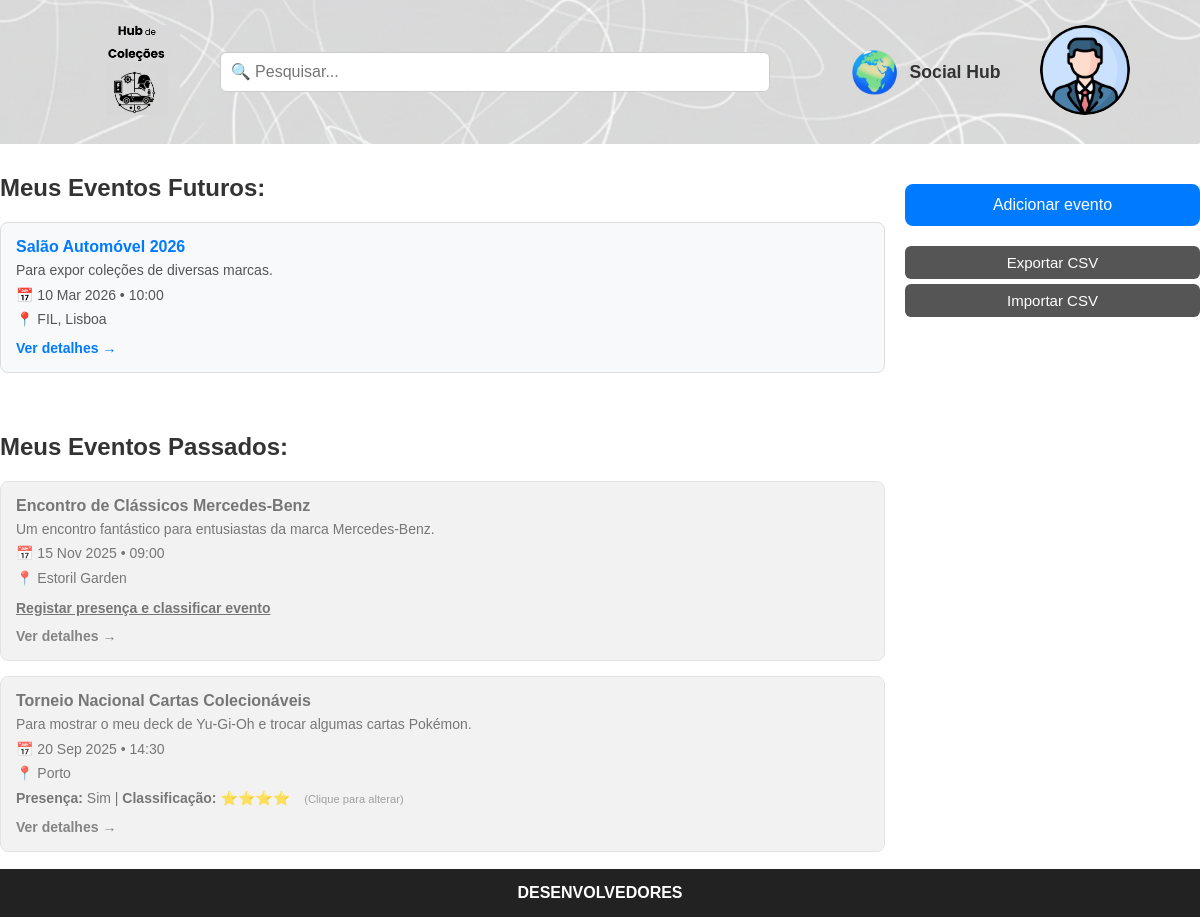
/Teamwork/public_html/eventos.php (signed in), run on the app's committed database.
### tables this page shows
CREATE TABLE users (
    id INT AUTO_INCREMENT PRIMARY KEY,
    email VARCHAR(100) NOT NULL UNIQUE,
    password VARCHAR(255) NOT NULL,
    name VARCHAR(100) NOT NULL,
    birthdate DATE,
    photo_path VARCHAR(255) DEFAULT 'images/profile.png',
    created_at TIMESTAMP DEFAULT CURRENT_TIMESTAMP
);

CREATE TABLE events (
    id INT AUTO_INCREMENT PRIMARY KEY,
    creator_id INT NOT NULL,
    name VARCHAR(255) NOT NULL,
    location VARCHAR(255),
    event_date DATE NOT NULL,
    start_time TIME,
    price DECIMAL(10, 2),
    description TEXT,
    is_present BOOLEAN DEFAULT NULL,
    rating INT DEFAULT NULL CHECK (rating BETWEEN 1 AND 5),
    is_public BOOLEAN DEFAULT 0,
    FOREIGN KEY (creator_id) REFERENCES users(id) ON DELETE CASCADE
);

### Teamwork/public_html/php/get_profile_pic.php (called while the page is built, shortened)
<?php
require_once 'db.php';
if (isset($_SESSION['user_id'])) {
    $uid_pic = $_SESSION['user_id'];
    $stmt_pic = $conn->prepare("SELECT photo_path FROM users WHERE id = ?");
    $stmt_pic->bind_param("i", $uid_pic);
    if ($stmt_pic->execute()) {
        $res_pic = $stmt_pic->get_result();
        if ($row_pic = $res_pic->fetch_assoc()) {
            if (!empty($row_pic['photo_path'])) {
                $user_photo = $row_pic['photo_path'];
            }
        }
    }
}
?>

### Teamwork/public_html/eventos.php (the view, shortened to what this page needs)
<?php
require_once 'php/db.php';
require_once 'php/get_profile_pic.php';
$user_id = $_SESSION['user_id'];
$sql = "SELECT * FROM events WHERE creator_id = ? ORDER BY event_date ASC";
$stmt = $conn->prepare($sql);
$stmt->bind_param("i", $user_id);
$stmt->execute();
$result = $stmt->get_result();
$eventos_futuros = [];
$eventos_passados = [];
$data_hoje = date('Y-m-d');
if ($result) {
    while ($row = $result->fetch_assoc()) {
        if ($row['event_date'] >= $data_hoje) {
            $eventos_futuros[] = $row;
        } else {
            $eventos_passados[] = $row;
        }
    }
}
$eventos_passados = array_reverse($eventos_passados);
?>
<!DOCTYPE html>
<html lang="pt">
<head>
    <title>Meus Eventos</title> <link rel="stylesheet" href="css/style.css">
</head>
<body>
    <header class="top-bar-home">
        <div class="logo">
            <a href="homepage.php">
                <img src="images/logo.png" alt="Logo do Sistema">
            </a>
        </div>
        <div class="search-bar">
    <div class="search-input-wrapper">
        <input type="text" id="live-search-input" placeholder="🔍 Pesquisar..." autocomplete="off">
    </div>
    <a href="social.php" class="social-hub-btn">
        <span class="social-hub-icon">🌍</span>
        <span class="social-hub-text">Social Hub</span>
    </a>
</div>
        <div class="user-icon">
            <a href="perfil.php">
                <img src="<?php echo htmlspecialchars($user_photo); ?>" alt="Perfil" height="90" style="border-radius: 50%; object-fit: cover; width: 90px;">
            </a>
        </div>
    </header>
    <main class="main-content">
        <section class="latest-collections">
            <h2>Meus Eventos Futuros:</h2>
            <?php if (empty($eventos_futuros)): ?>
                <p style="color: #666">Não tens eventos futuros agendados.</p>
            <?php else: ?>
                <?php foreach ($eventos_futuros as $evento): ?>
                    <div class="mini-event-card">
                        <h4><?php echo htmlspecialchars($evento['name']); ?></h4>
                        <p><?php echo htmlspecialchars($evento['description']); ?></p>
                        <p>📅 <?php echo date('d M Y', strtotime($evento['event_date'])); ?> • <?php echo date('H:i', strtotime($evento['start_time'])); ?></p>
                        <p>📍 <?php echo htmlspecialchars($evento['location']); ?></p>
                        <a href="evento.php?id=<?php echo $evento['id']; ?>">Ver detalhes →</a>
                    </div>
                <?php endforeach; ?>
            <?php endif; ?>
            <h2 class="event-section-title">Meus Eventos Passados:</h2>
            <?php if (empty($eventos_passados)): ?>
                <p style="color: #666">Não tens eventos passados.</p>
            <?php else: ?>
                <?php foreach ($eventos_passados as $evento): ?>
                    <div class="mini-event-card past-event">
                        <h4><?php echo htmlspecialchars($evento['name']); ?></h4>
                        <p><?php echo htmlspecialchars($evento['description']); ?></p>
                        <p>📅 <?php echo date('d M Y', strtotime($evento['event_date'])); ?> • <?php echo date('H:i', strtotime($evento['start_time'])); ?></p>
                        <p>📍 <?php echo htmlspecialchars($evento['location']); ?></p>
                        <?php if ($evento['is_present'] === null): ?>
                            <p class="event-action" data-id="<?php echo $evento['id']; ?>">
                                Registar presença e classificar evento
                            </p>
                        <?php else: ?>
                            <p class="event-meta-info" data-id="<?php echo $evento['id']; ?>">
                                <strong>Presença:</strong> <?php echo $evento['is_present'] ? 'Sim' : 'Não'; ?> |
                                <strong>Classificação:</strong> <?php echo $evento['rating'] ? str_repeat('⭐', $evento['rating']) : '---'; ?>
                                <span style="font-size: 0.8em; color: #888; margin-left: 10px;">(Clique para alterar)</span>
                            </p>
                        <?php endif; ?>
                        <a href="evento.php?id=<?php echo $evento['id']; ?>">Ver detalhes →</a>
                    </div>
                <?php endforeach; ?>
            <?php endif; ?>
        </section>
        <aside class="sidebar">
            <button class="btn-primary" onclick="window.location.href='add_evento.php'">Adicionar evento</button>
            <div style="margin-top: 5px;">
                <button class="btn-secondary" onclick="window.location.href='php/export_events.php'" style="width:100%; margin-bottom: 5px;">
                    Exportar CSV
                </button>
                <form action="php/import_events.php" method="POST" enctype="multipart/form-data" id="import-evt-form">
                    <button type="button" class="btn-secondary" onclick="document.getElementById('csv-evt-input').click()" style="width:100%;">
                        Importar CSV
                    </button>
                </form>
            </div>
        </aside>
    </main>
    <footer class="bottom-bar">
        <a href="desenvolvedores.php">DESENVOLVEDORES</a>
    </footer>
</body>
</html>

### Teamwork/public_html/css/style.css (style rules this page uses)
* { margin: 0; padding: 0; box-sizing: border-box; font-family: Arial, Helvetica, sans-serif; }
.logo img { height: 90px; }
form { display: flex; flex-direction: column; gap: 15px; margin-bottom: 20px; }
input { padding: 10px; border: 1px solid #ccc; border-radius: 6px; font-size: 16px; }
.btn-primary { background-color: #007bff; color: white; border: none; padding: 12px; border-radius: 8px; font-size: 16px; cursor: pointer; margin-top: 10px; }
.btn-secondary { background-color: #6c757d; color: white; border: none; padding: 10px; border-radius: 6px; font-size: 15px; cursor: pointer; }
.social-hub-btn { text-decoration: none; color: #333; font-weight: bold; display: flex; align-items: center; gap: 10px; margin-left: 80px; white-space: nowrap; transition: transform 0.2s ease, color 0.2s ease; }
.social-hub-icon { font-size: 2.5em; line-height: 1; }
.social-hub-text { font-size: 1.1em; }
.bottom-bar { width: 100%; background-color: #222; color: white; text-align: center; padding: 15px; position: fixed; bottom: 0; left: 0; }
.bottom-bar a { color: white; text-decoration: none; font-weight: bold; }
.top-bar-home { display: flex; align-items: center; justify-content: space-between; padding: 25px 70px; background-image: url("../images/backgroundtest.png"); background-size: cover; background-position: center; background-repeat: no-repeat; }
.top-bar-home .logo img { height: 90px; margin-left: 20px; }
.top-bar-home .search-bar { flex: 1; display: flex; justify-content: center; align-items: center; position: relative; }
.top-bar-home .search-bar input { width: 100%; padding: 10px; border-radius: 6px; border: 1px solid #ccc; font-size: 16px; }
.top-bar-home .user-icon img { height: 90px; cursor: pointer; }
.main-content { display: flex; max-width: 1200px; margin: 30px auto 50px auto; gap: 20px; }
.latest-collections { flex: 3; }
.latest-collections h2 { margin-bottom: 20px; color: #333; }
.event-meta-info { cursor: pointer; }
.sidebar { flex: 1; display: flex; flex-direction: column; gap: 15px; }
.mini-event-card { background-color: #f8f9fa; border: 1px solid #ddd; border-radius: 8px; padding: 15px; margin-bottom: 15px; transition: box-shadow 0.2s; }
.mini-event-card h4 { color: #007bff; margin-bottom: 5px; font-size: 1em; }
.mini-event-card p { font-size: 14px; color: #555; margin-bottom: 5px; line-height: 1.4; }
.mini-event-card a { font-weight: bold; text-decoration: none; color: #007bff; font-size: 14px; display: inline-block; margin-top: 5px; }
.event-section-title { margin-top: 60px; margin-bottom: 20px; }
.event-action { margin-top: 10px; color: #0056b3; cursor: pointer; text-decoration: underline; font-weight: bold; }
.btn-secondary { background: #555; color: white; border-radius: 6px; padding: 8px 12px; cursor: pointer; }
.mini-event-card.past-event { opacity: 0.8; background-color: #f0f0f0; }
.mini-event-card.past-event h4 { color: #555; }
.mini-event-card.past-event a { color: #666; }
.event-meta-info { margin-top: 5px; font-size: 13px; }
.top-bar-home .search-bar { position: relative; }
.search-input-wrapper { position: relative; width: 550px; }

### data on the page
users: photo_path (picture)
events: name "Salão Automóvel 2026", description "Para expor coleções de diversas marcas.", event_date "10 Mar 2026", start_time "10:00", location "FIL, Lisboa"
events: name "Encontro de Clássicos Mercedes-Benz", description "Um encontro fantástico para entusiastas da marca Mercedes-Benz.", event_date "15 Nov 2025", start_time "09:00", location "Estoril Garden"
events: name "Torneio Nacional Cartas Colecionáveis", description "Para mostrar o meu deck de Yu-Gi-Oh e trocar algumas cartas Pokémon.", event_date "20 Sep 2025", start_time "14:30", location "Porto", is_present "Sim", rating "⭐⭐⭐⭐"
